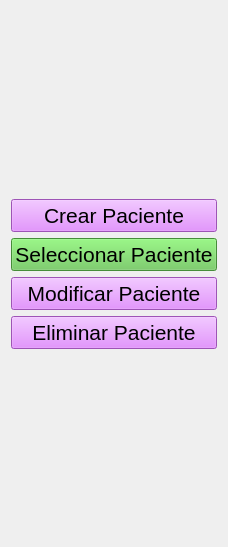
            <widget class="QWidget" name="page_Pacientes_no_usable">
             <layout class="QVBoxLayout" name="verticalLayout_4">
              <item>
               <spacer name="verticalSpacer_3">
                <property name="orientation">
                 <enum>Qt::Vertical</enum>
                </property>
                <property name="sizeHint" stdset="0">
                 <size>
                  <width>20</width>
                  <height>188</height>
                 </size>
                </property>
               </spacer>
              </item>
              <item>
               <widget class="QPushButton" name="btn_CrearPaciente">
                <property name="font">
                 <font>
                  <pointsize>16</pointsize>
                 </font>
                </property>
                <property name="styleSheet">
                 <string notr="true">background-color: rgb(221, 117, 255);</string>
                </property>
                <property name="text">
                 <string>Crear Paciente</string>
                </property>
               </widget>
              </item>
              <item>
               <widget class="QPushButton" name="btn_CrearPaciente_4">
                <property name="font">
                 <font>
                  <pointsize>16</pointsize>
                 </font>
                </property>
                <property name="styleSheet">
                 <string notr="true">
background-color: rgb(98, 198, 80);</string>
                </property>
                <property name="text">
                 <string>Seleccionar Paciente</string>
                </property>
               </widget>
              </item>
              <item>
               <widget class="QPushButton" name="btn_CrearPaciente_2">
                <property name="font">
                 <font>
                  <pointsize>16</pointsize>
                 </font>
                </property>
                <property name="styleSheet">
                 <string notr="true">background-color: rgb(221, 117, 255);</string>
                </property>
                <property name="text">
                 <string>Modificar Paciente</string>
                </property>
               </widget>
              </item>
              <item>
               <widget class="QPushButton" name="btn_CrearPaciente_3">
                <property name="font">
                 <font>
                  <pointsize>16</pointsize>
                 </font>
                </property>
                <property name="styleSheet">
                 <string notr="true">background-color: rgb(221, 117, 255);</string>
                </property>
                <property name="text">
                 <string>Eliminar Paciente</string>
                </property>
               </widget>
              </item>
              <item>
               <spacer name="verticalSpacer_2">
                <property name="orientation">
                 <enum>Qt::Vertical</enum>
                </property>
                <property name="sizeHint" stdset="0">
                 <size>
                  <width>20</width>
                  <height>187</height>
                 </size>
                </property>
               </spacer>
              </item>
             </layout>
            </widget>
